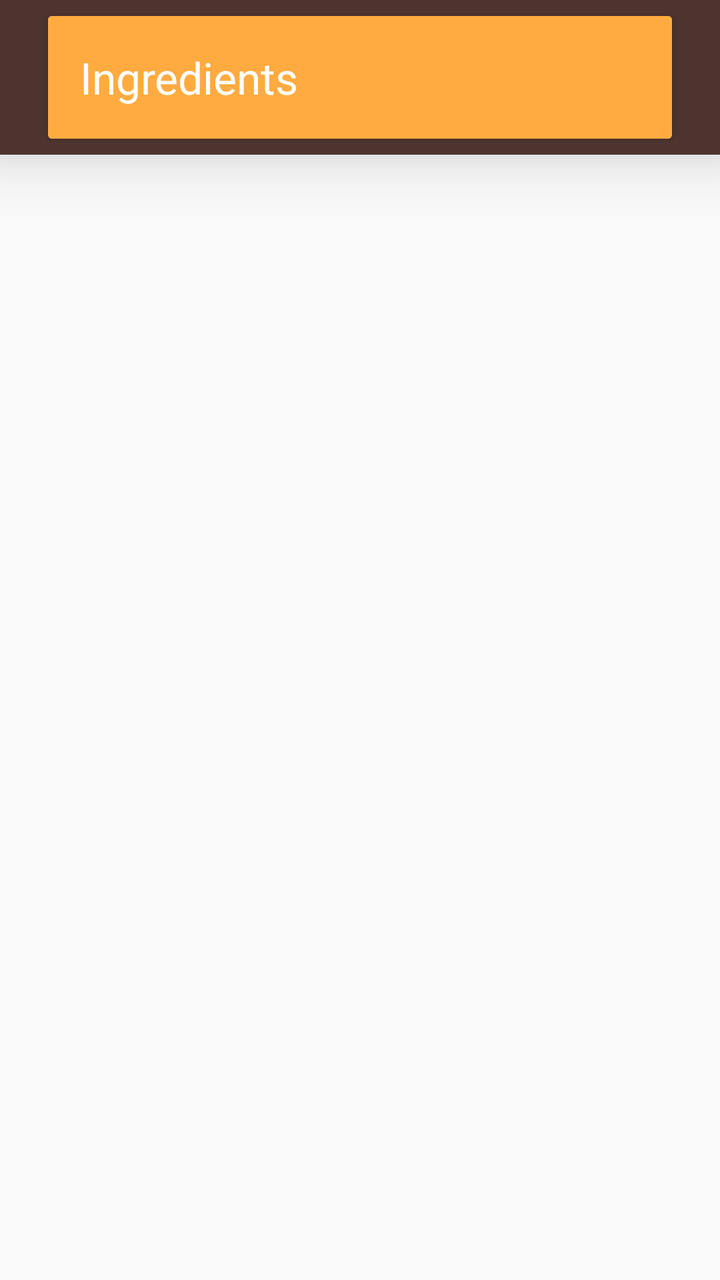
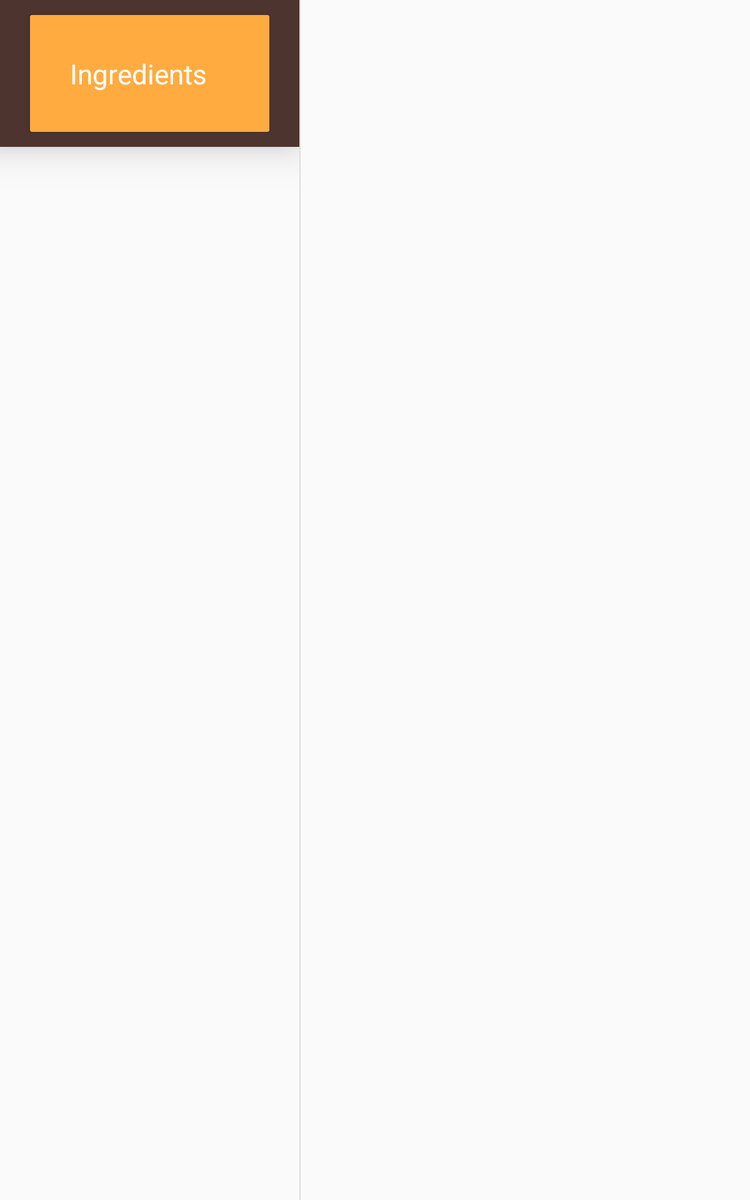

Two renders of one Android screen. The first uses the default layout on a phone; the second uses the alternative layout the repository ships for a different screen configuration, on a matching device. The two XML files are below.
<!-- AndroidManifest.xml: application theme AppTheme -->
<!-- res/layout/activity_recipe_content.xml -->
<?xml version="1.0" encoding="utf-8"?>
<android.support.constraint.ConstraintLayout xmlns:android="http://schemas.android.com/apk/res/android"
    xmlns:app="http://schemas.android.com/apk/res-auto"
    xmlns:tools="http://schemas.android.com/tools"
    android:layout_width="match_parent"
    android:layout_height="match_parent"
    tools:context="br.com.udacity.android.baking.ui.recipe.RecipeActivity">

    <LinearLayout
        android:id="@+id/recipe_ac_ingredient_header"
        android:layout_width="match_parent"
        android:layout_height="wrap_content"
        android:paddingLeft="@dimen/margin_large"
        android:paddingRight="@dimen/margin_large"
        android:background="@color/colorPrimary"
        android:elevation="20dp">
        <android.support.v7.widget.CardView
            android:id="@+id/recipe_ac_ingredient_cardview"
            android:layout_width="match_parent"
            android:layout_height="wrap_content"
            android:layout_margin="@dimen/margin_medium"
            app:layout_constraintEnd_toEndOf="parent"
            app:layout_constraintStart_toStartOf="parent"
            app:layout_constraintTop_toTopOf="parent" >
            <TextView
                android:layout_width="match_parent"
                android:layout_height="wrap_content"
                android:background="@color/colorAccent"
                android:textColor="@android:color/white"
                android:textAppearance="@style/Base.TextAppearance.AppCompat.Large"
                android:padding="@dimen/margin_large"
                android:text="@string/ingredients_ac_title"/>
        </android.support.v7.widget.CardView>
    </LinearLayout>

    <android.support.v7.widget.RecyclerView
        android:id="@+id/recipe_ac_step_list"
        android:layout_width="0dp"
        android:layout_height="0dp"
        android:layout_marginLeft="@dimen/margin_large"
        android:layout_marginRight="@dimen/margin_large"
        app:layoutManager="LinearLayoutManager"
        app:layout_constraintBottom_toBottomOf="parent"
        app:layout_constraintEnd_toEndOf="parent"
        app:layout_constraintStart_toStartOf="parent"
        app:layout_constraintTop_toBottomOf="@+id/recipe_ac_ingredient_header"
        tools:listitem="@layout/activity_recipe_steps_item" />
</android.support.constraint.ConstraintLayout>
<!-- resources referenced by this layout -->
<resources>
  <color name="colorAccent">#ffab40</color>
  <color name="colorPrimary">#4e342e</color>
  <dimen name="margin_large">16dp</dimen>
  <dimen name="margin_medium">8dp</dimen>
  <string name="ingredients_ac_title">Ingredients</string>
  <style name="AppTheme" parent="Theme.AppCompat.Light.DarkActionBar">
          
          <item name="colorPrimary">@color/colorPrimary</item>
          <item name="colorPrimaryDark">@color/colorPrimaryDark</item>
          <item name="colorAccent">@color/colorAccent</item>
      </style>
  <color name="colorPrimaryDark">#260e04</color>
</resources>
<!-- res/layout-sw600dp/activity_recipe_content.xml (the repository's variant of the layout above) -->
<!-- drawn on a 7-inch tablet held upright -->
<LinearLayout xmlns:android="http://schemas.android.com/apk/res/android"
    xmlns:app="http://schemas.android.com/apk/res-auto"
    xmlns:tools="http://schemas.android.com/tools"
    android:layout_width="match_parent"
    android:layout_height="match_parent"
    android:baselineAligned="false"
    android:divider="?android:attr/dividerHorizontal"
    android:orientation="horizontal"
    android:showDividers="middle"
    tools:context="br.com.udacity.android.baking.ui.recipe.RecipeActivity">

    
    <LinearLayout
        android:layout_width="0dp"
        android:layout_height="match_parent"
        android:layout_weight="2"
        android:orientation="vertical">


        <LinearLayout
            android:id="@+id/recipe_ac_ingredient_header"
            android:layout_width="match_parent"
            android:layout_height="wrap_content"
            android:paddingLeft="@dimen/margin_medium"
            android:paddingRight="@dimen/margin_medium"
            android:background="@color/colorPrimary"
            android:elevation="20dp">
            <android.support.v7.widget.CardView
                android:id="@+id/recipe_ac_ingredient_cardview"
                android:layout_width="match_parent"
                android:layout_height="wrap_content"
                android:layout_margin="@dimen/margin_medium"
                app:layout_constraintEnd_toEndOf="parent"
                app:layout_constraintStart_toStartOf="parent"
                app:layout_constraintTop_toTopOf="parent" >
                <TextView
                    android:layout_width="match_parent"
                    android:layout_height="wrap_content"
                    android:background="@color/colorAccent"
                    android:textColor="@android:color/white"
                    android:textAppearance="@style/Base.TextAppearance.AppCompat.Large"
                    android:padding="@dimen/margin_large"
                    android:text="@string/ingredients_ac_title"/>
            </android.support.v7.widget.CardView>
        </LinearLayout>


        <android.support.v7.widget.RecyclerView
            android:id="@+id/recipe_ac_step_list"
            android:name="br.com.udacity.android.baking.ui.recipe.RecipeItemListFragment"
            android:layout_width="match_parent"
            android:layout_height="0dp"
            android:layout_weight="1"
            android:layout_marginLeft="@dimen/margin_medium"
            android:layout_marginRight="@dimen/margin_medium"
            app:layoutManager="LinearLayoutManager"
            tools:context="br.com.udacity.android.baking.ui.recipe.RecipeActivity"
            tools:listitem="@layout/activity_recipe_steps_item" />
    </LinearLayout>

    <FrameLayout
        android:id="@+id/recipe_ac_recipeitem_detail_container"
        android:layout_width="0dp"
        android:layout_height="match_parent"
        android:layout_weight="3" />

</LinearLayout>
<!-- resources referenced by the variant -->
<!-- as a 7-inch tablet held upright resolves them -->
<resources>
  <color name="colorAccent">#ffab40</color>
  <color name="colorPrimary">#4e342e</color>
  <!-- from res/values-sw600dp/ -->
  <dimen name="margin_large">32dp</dimen>
  <!-- from res/values-sw600dp/ -->
  <dimen name="margin_medium">12dp</dimen>
  <string name="ingredients_ac_title">Ingredients</string>
  <style name="AppTheme" parent="Theme.AppCompat.Light.DarkActionBar">
          
          <item name="colorPrimary">@color/colorPrimary</item>
          <item name="colorPrimaryDark">@color/colorPrimaryDark</item>
          <item name="colorAccent">@color/colorAccent</item>
      </style>
  <color name="colorPrimaryDark">#260e04</color>
</resources>
